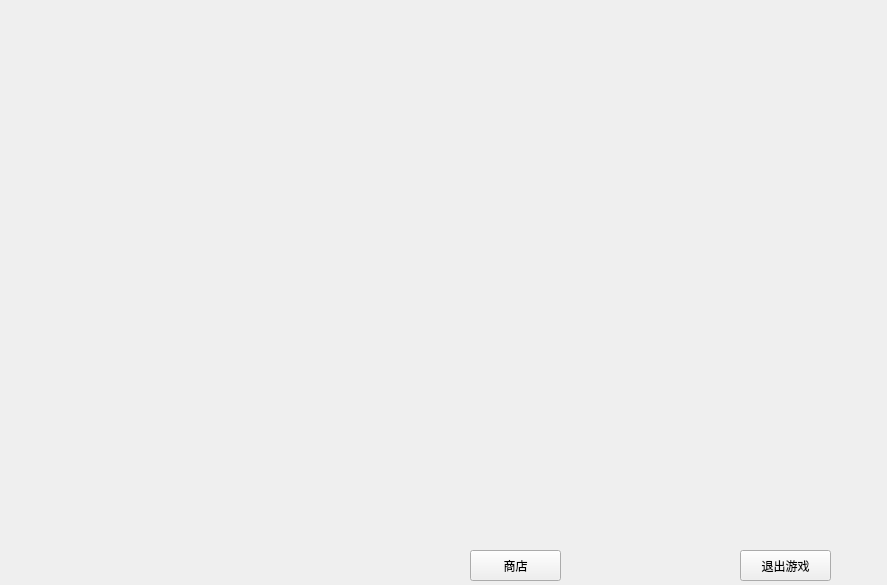
<?xml version="1.0" encoding="UTF-8"?>
<ui version="4.0">
 <class>GameScreen</class>
 <widget class="QWidget" name="GameScreen">
  <property name="geometry">
   <rect>
    <x>0</x>
    <y>0</y>
    <width>887</width>
    <height>585</height>
   </rect>
  </property>
  <property name="windowTitle">
   <string>Form</string>
  </property>
  <widget class="QPushButton" name="shopButton">
   <property name="geometry">
    <rect>
     <x>470</x>
     <y>550</y>
     <width>91</width>
     <height>31</height>
    </rect>
   </property>
   <property name="text">
    <string>商店</string>
   </property>
  </widget>
  <widget class="QPushButton" name="exitButton">
   <property name="geometry">
    <rect>
     <x>740</x>
     <y>550</y>
     <width>91</width>
     <height>31</height>
    </rect>
   </property>
   <property name="text">
    <string>退出游戏</string>
   </property>
  </widget>
  <widget class="QWidget" name="gridLayoutWidget">
   <property name="geometry">
    <rect>
     <x>400</x>
     <y>120</y>
     <width>451</width>
     <height>401</height>
    </rect>
   </property>
   <layout class="QGridLayout" name="gridLayout"/>
  </widget>
  <widget class="QLabel" name="scoreLabel">
   <property name="geometry">
    <rect>
     <x>150</x>
     <y>60</y>
     <width>111</width>
     <height>61</height>
    </rect>
   </property>
   <property name="text">
    <string/>
   </property>
  </widget>
 </widget>
 <resources/>
 <connections/>
</ui>
